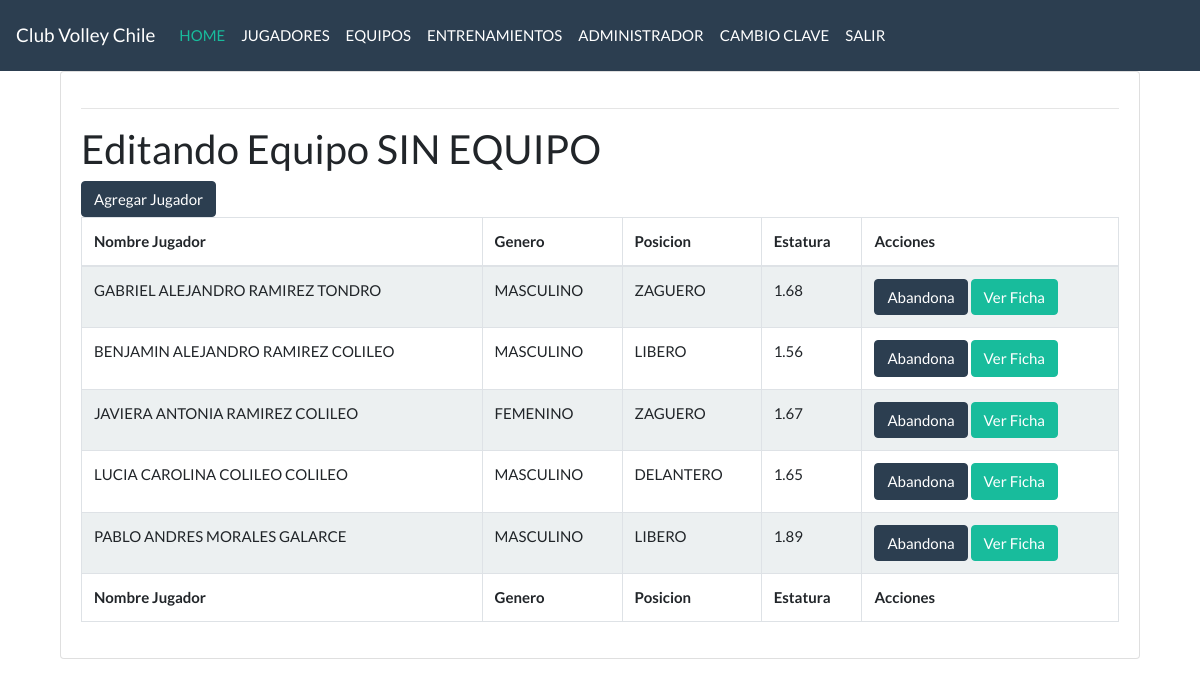
The app's page /equipos/6/ (signed in) with its own data.
### main/models.py (models this page shows, shortened)
class Equipo(models.Model):
    id                  = models.AutoField(primary_key=True)
    descripcion         = models.CharField(blank=False, null=False, max_length=255, unique=True)
    club                = models.ForeignKey(Club,null=False, on_delete=models.DO_NOTHING,verbose_name="Club")
    taller              = models.ForeignKey(Taller, null= False, on_delete=models.DO_NOTHING, verbose_name="Taller")
    es_titular          = models.BooleanField(default=True)
    es_interno          = models.BooleanField(default=True)
    es_activo           = models.BooleanField(default=True)
    es_delete           = models.BooleanField(default=False)
    fecha_crea          = models.DateField(default=timezone.now, help_text=("creation date"))
    fecha_modi          = models.DateField(auto_now=True, null= True)
    class Meta:
        verbose_name_plural="Equipos"
        db_table="equipo"

class Persona(models.Model):
    id                      = models.AutoField(primary_key=True)
    dna                     = models.CharField(blank=False, null=False, max_length=25, unique=True,verbose_name="Rut o Dna")
    dv                      = models.CharField(blank=False, null=False, max_length=2,verbose_name="Digito Verificador")
    nombres                 = models.CharField(blank=False, null=False, max_length=100,verbose_name="Nombres")
    apellido_paterno        = models.CharField(blank=False, null=False, max_length=100,verbose_name="Apellido Paterno")
    apellido_materno        = models.CharField(blank=False, null=False, max_length=100,verbose_name="Apellido Materno")
    genero                  = models.ForeignKey(Genero,null=True, on_delete=models.DO_NOTHING,verbose_name="Genero")
    fecha_nacimiento        = models.DateField(blank=False, null=False, verbose_name="Fceha de Nacimiento")
    estado_civil            = models.ForeignKey(EstadoCivil,null=False, on_delete=models.DO_NOTHING,verbose_name="Estado Civil")
    pais_origen             = models.ForeignKey(Pais,null=False, on_delete=models.DO_NOTHING,verbose_name="Nacionalidad")
    sistema_salud           = models.ForeignKey(SistemaSalud,null=False, on_delete=models.DO_NOTHING,verbose_name="Sistema de Salud")
    ocupacion               = models.CharField(blank=False, null=False, max_length=255)
    direccion               = models.CharField(blank=False, null=False, max_length=255)
    comuna                  = models.ForeignKey(Comuna,null=False, on_delete=models.DO_NOTHING,verbose_name="Comuna")
    movil                   = models.CharField(blank=False, null=False, max_length=20)
    fono                    = models.CharField(blank=False, null=False, max_length=20)
    email_personal          = models.EmailField(blank=False, null=False, max_length=255)
    club_origen             = models.ForeignKey(Club,null=False, on_delete=models.DO_NOTHING,verbose_name="Club Origen")
    equipo                  = models.ForeignKey(Equipo,null=False, on_delete=models.DO_NOTHING,verbose_name="Equipo")
    posicion                = models.ForeignKey(Posicion,null=False, on_delete=models.DO_NOTHING,verbose_name="Posicion Estudiante")
    observaciones           = models.TextField(blank=True, null=True)
    es_diestro              = models.BooleanField(default=True)
    es_zurdo                = models.BooleanField(default=False)
    estatura                = models.DecimalField(max_digits=3, decimal_places=2, blank=True, null=True)
    peso                    = models.DecimalField(max_digits=5, decimal_places=2, blank=True, null=True)
    es_docente              = models.BooleanField(default=False)
    es_activo               = models.BooleanField(default=True)
    es_delete               = models.BooleanField(default=False)
    fecha_crea              = models.DateField(default=timezone.now, help_text=("creation date"))
    fecha_modi              = models.DateField(auto_now=True, null= True)
    class Meta:
        verbose_name_plural="Personas"
        db_table="persona"

class Genero(models.Model):
    id                  = models.AutoField(primary_key=True)
    descripcion         = models.CharField(blank=False, null=False, max_length=255, unique=True)
    es_activo           = models.BooleanField(default=True)
    es_delete           = models.BooleanField(default=False)
    fecha_crea          = models.DateField(default=timezone.now, help_text=("creation date"))
    fecha_modi          = models.DateField(auto_now=True, null= True)
    class Meta:
        verbose_name_plural="Generos"
        db_table="genero"
    def __str__(self):
        return self.descripcion

class Posicion(models.Model):
    id                  = models.AutoField(primary_key=True)
    descripcion         = models.CharField(blank=False, null=False, max_length=255, unique=True)
    es_activo           = models.BooleanField(default=True)
    es_delete           = models.BooleanField(default=False)
    fecha_crea          = models.DateField(default=timezone.now, help_text=("creation date"))
    fecha_modi          = models.DateField(auto_now=True, null= True)
    class Meta:
        verbose_name_plural="Posiciones"
        db_table="posicion"
    def __str__(self):
        return self.descripcion

### equipos/views.py (the view)
# urls.py: path('<int:id>/', EquiposListView.as_view(), name='equipos_list'),
class EquiposListView(ListView):
    template_name = 'equipos/lista_equipos.html'
    def get_queryset(self,**kwargs):
        id_equipo=self.kwargs.get("id")
        return Persona.objects.filter(equipo_id=id_equipo)
    def get_context_data(self, **kwargs):
        context = super(EquiposListView, self).get_context_data(**kwargs)
        context['equipo'] = Equipo.objects.filter(id=self.kwargs['id'])
        return context

### templates/equipos/lista_equipos.html
{% extends 'base.html' %}
{% load crispy_forms_tags %}
{% block content %}
<div class="container">
  <div class="row justify-content-center">
    <div class="col-12">
      <div class="card">
        <div class="card-body">
          <hr/>
          {% if equipo %}
            {% for instancia in equipo %}
              <h2>Editando Equipo {{ instancia.descripcion }}</h2>
              <a class="btn btn-primary" href="{% url 'agregar_jugadores' instancia.id %}">Agregar Jugador</a>
            {% endfor %}
          {% else %}
            <h2>Sin Edicion de Equipo </h2>
            <a class="btn btn-primary" href="{% url 'agregar_jugadores' 0 %}">Agregar Jugador</a>
            <p>
          {% endif %}
          <table id="example" class="table table-striped table-bordered" style="width:100%">
            <thead>
                <tr>
                    <th>Nombre Jugador</th>
                    <th>Genero</th>
                    <th>Posicion</th>
                    <th>Estatura</th>
                    <th>Acciones</th>
                </tr>
            </thead>
             <tbody>
                    {% for instancia in object_list %}
                    <tr>
                        <td>{{ instancia.nombres }} {{ instancia.apellido_paterno }} {{ instancia.apellido_materno }} </td>
                        <td>{{ instancia.genero }}</td>
                        <td>{{ instancia.posicion }}</td>
                        <td>{{ instancia.estatura }}</td>
                        <td>
                            <a class="btn btn-primary" href="{% url 'abandona_equipo' instancia.id %}">Abandona</a>
                            <a class="btn btn-success" href="">Ver Ficha</a>
                        </td>
                    </tr>
                  {% endfor %}
          </tbody>
          <tfoot>
            <tr>
              <th>Nombre Jugador</th>
              <th>Genero</th>
              <th>Posicion</th>
              <th>Estatura</th>
              <th>Acciones</th>
              </tr>
          </tfoot>
          </table>
        </div>
      </div>
    </div>
  </div>
</div>
{% endblock %}

### records on screen
Equipo: descripcion "SIN EQUIPO"
Persona: nombres "GABRIEL ALEJANDRO", apellido_paterno "RAMIREZ", apellido_materno "TONDRO", genero "MASCULINO", posicion "ZAGUERO", estatura "1.68"
Persona: nombres "BENJAMIN ALEJANDRO", apellido_paterno "RAMIREZ", apellido_materno "COLILEO", genero "MASCULINO", posicion "LIBERO", estatura "1.56"
Persona: nombres "JAVIERA ANTONIA", apellido_paterno "RAMIREZ", apellido_materno "COLILEO", genero "FEMENINO", posicion "ZAGUERO", estatura "1.67"
Persona: nombres "LUCIA CAROLINA", apellido_paterno "COLILEO", apellido_materno "COLILEO", genero "MASCULINO", posicion "DELANTERO", estatura "1.65"
Persona: nombres "PABLO ANDRES", apellido_paterno "MORALES", apellido_materno "GALARCE", genero "MASCULINO", posicion "LIBERO", estatura "1.89"
